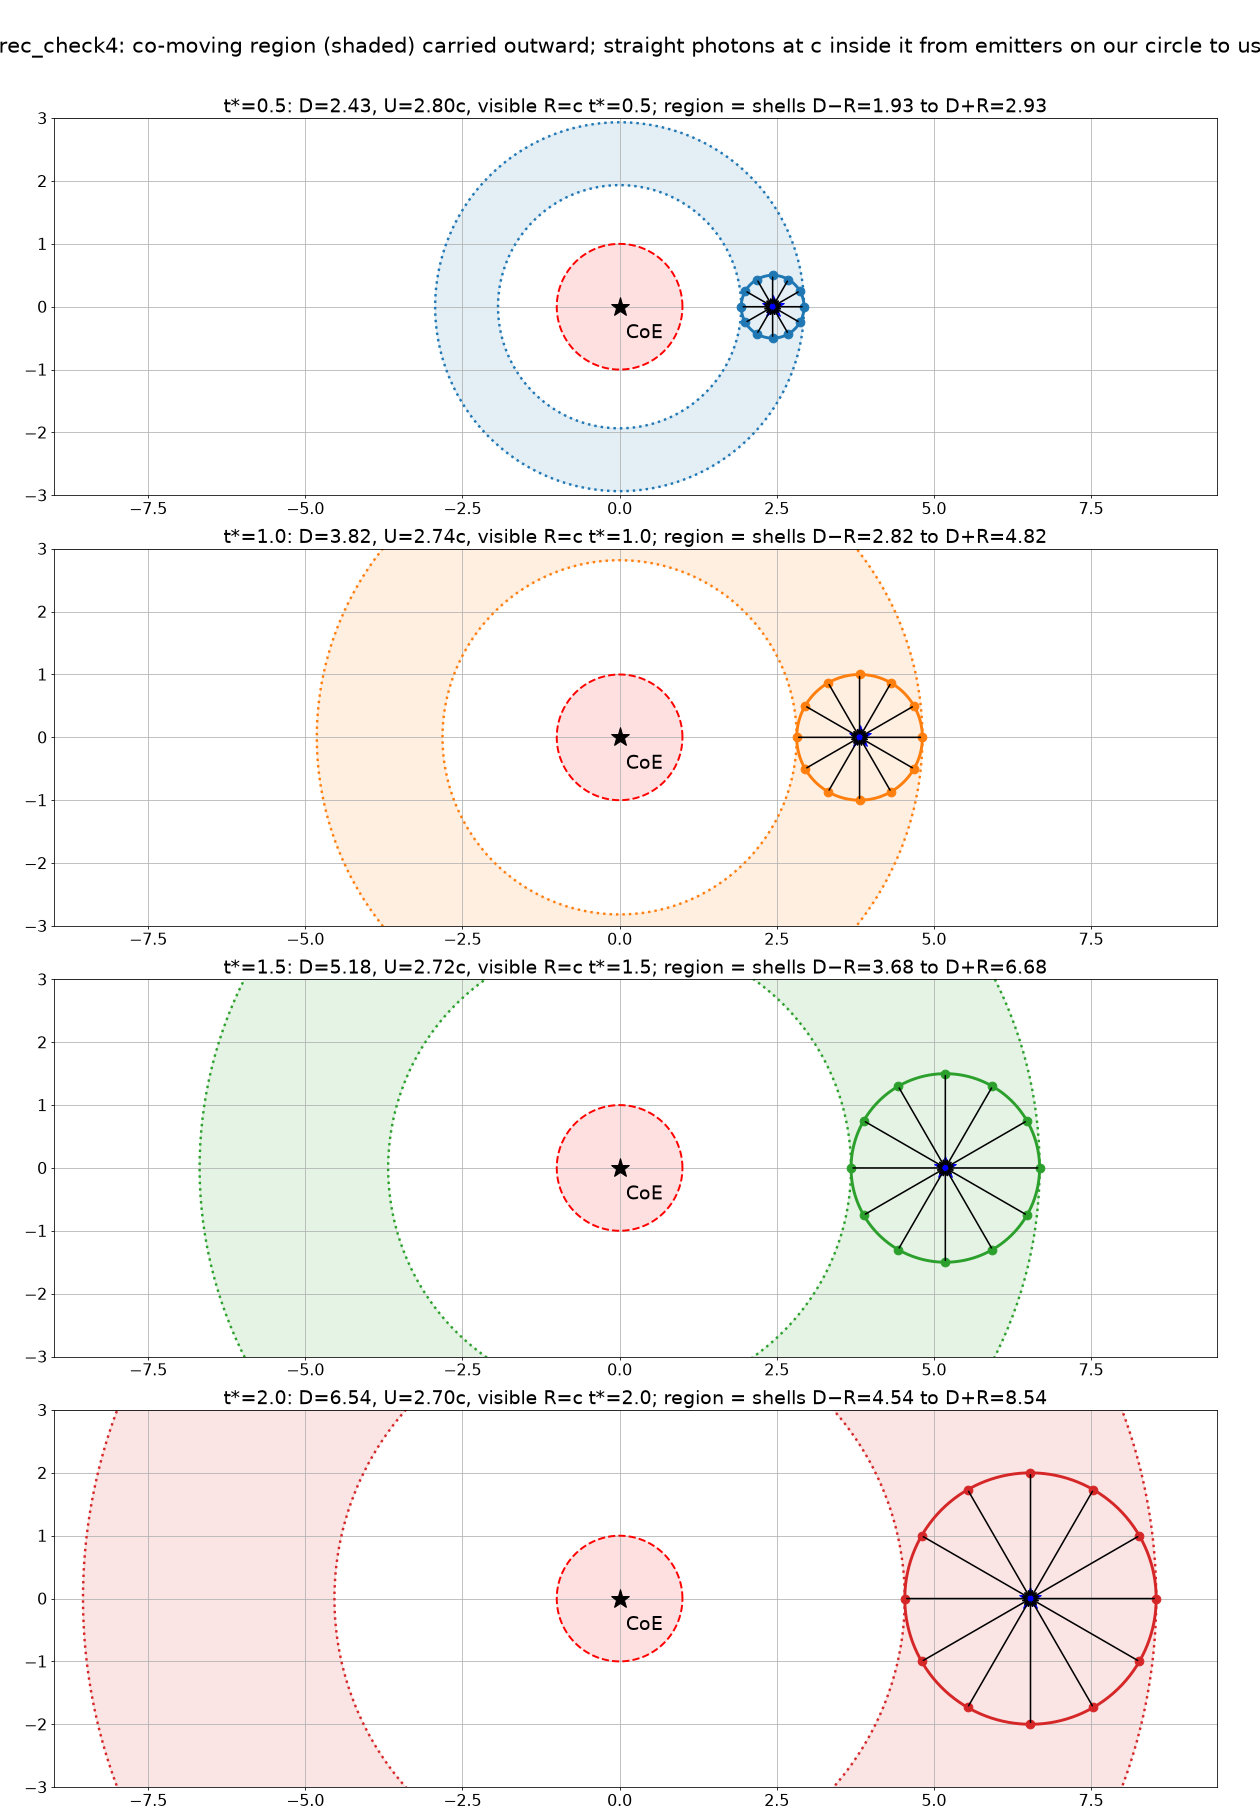

Source code (Python):
"""rec_check4: co-moving region between CoE-centred shells D-R, D+R; light straight at c in that frame. c=1, R_rec=1, U_rec=3, mu=1, t*=2.
Our D(t): dr/dt=U, dU/dt=-mu/r^2 from (R_rec,U_rec) at t=0 (we crossed at t=0). Emitters recombined at t=0 at frame offset R n (R=c t*), at rest in frame.
Redshift: (a) gravity D_g: 1+z_g=sqrt((1-2mu/r_o)/(1-2mu/r_e)) [Schwarzschild static clocks], r_e=|(D+R cos th, R sin th)| (emitter's CoE radius, evaluated now);
(b) peculiar: flow speed u(r)=sqrt(U_rec^2-2mu(1/R_rec-1/r)); v_pec=(u(r_e)-U_o) radial at emitter (only the radial-speed DIFFERENCE; frame's own angular spread excluded);
1+z_m=gamma(1+v_pec.n), n=unit vector us->emitter (relativistic Doppler, emitter receding along n -> redshift)."""
import numpy as np,json
from scipy.integrate import solve_ivp
import matplotlib;matplotlib.use('Agg');import matplotlib.pyplot as plt
Rrec,Urec,mu,ts=1.,3.,1.,2.
s=solve_ivp(lambda t,y:[y[1],-mu/y[0]**2],(0,ts),[Rrec,Urec],dense_output=True,rtol=1e-12,atol=1e-12)
D=lambda t:s.sol(t)[0];Uf=lambda t:s.sol(t)[1];Do,Uo=D(ts),Uf(ts)
u=lambda r:np.sqrt(Urec**2-2*mu*(1/Rrec-1/r))
rows=[]
for th in np.arange(0,360,30.):
    n=np.array([np.cos(np.radians(th)),np.sin(np.radians(th))]);E=np.array([Do,0])+ts*n;re=np.linalg.norm(E)
    zg=np.sqrt((1-2*mu/Do)/(1-2*mu/re))-1
    vp=(u(re)-Uo)*E/re;vl=vp@n;zm=(1+vl)/np.sqrt(1-vp@vp)-1
    rows.append(dict(theta=th,t_emit=0.0,path=ts,r_emit=re,v_pec=float(np.linalg.norm(vp)*np.sign(u(re)-Uo)),v_los=vl,z_grav=zg,z_mot=zm,z_tot=(1+zg)*(1+zm)-1,T_obs=3000/((1+zg)*(1+zm)),beyond_CoE=bool(E[0]<0)))
c_=np.linspace(0,2*np.pi,400);steps=[0.5,1.0,1.5,2.0];cols=['C0','C1','C2','C3']
fig,axs=plt.subplots(len(steps),1,figsize=(18,26))
for ax,t,cl in zip(axs,steps,cols):
    d,R=D(t),t;ax.set_aspect('equal');ax.add_patch(plt.Circle((0,0),Rrec,color='#ffe0e0'));ax.plot(np.cos(c_),np.sin(c_),'r--',lw=2)
    from matplotlib.patches import Wedge
    ax.add_patch(Wedge((0,0),d+R,0,360,width=2*R,color=cl,alpha=.12))
    for rr in (d-R,d+R): ax.plot(rr*np.cos(c_),rr*np.sin(c_),':',c=cl,lw=2.5)
    ax.plot(d+R*np.cos(c_),R*np.sin(c_),c=cl,lw=3)
    for th in np.arange(0,360,30.):
        p=np.array([d,0])+R*np.array([np.cos(np.radians(th)),np.sin(np.radians(th))]);ax.annotate('',xy=(d,0),xytext=p,arrowprops=dict(arrowstyle='->',color='k',lw=1.6));ax.plot(*p,'o',c=cl,ms=9)
    ax.plot(d,0,'b*',ms=24);ax.plot(0,0,'k*',ms=20);ax.text(.1,-.5,'CoE',fontsize=20)
    ax.set_title(f't*={t}: D={d:.2f}, U={Uf(t):.2f}c, visible R=c t*={R}; region = shells D−R={d-R:.2f} to D+R={d+R:.2f}',fontsize=20)
    ax.set_xlim(-9,9.5);ax.set_ylim(-3,3);ax.tick_params(labelsize=16);ax.grid()
fig.suptitle('rec_check4: co-moving region (shaded) carried outward; straight photons at c inside it from emitters on our circle to us',fontsize=22)
fig.tight_layout(rect=[0,0,1,.97]);fig.savefig('rec_check4.png',dpi=70)
json.dump(dict(D=Do,U=Uo,rows=rows),open('rec_check4.json','w'),indent=1,default=float)
print(Do,Uo,D(0.5),D(1),D(1.5));[print({k:round(float(v),4) for k,v in q.items()}) for q in rows]
